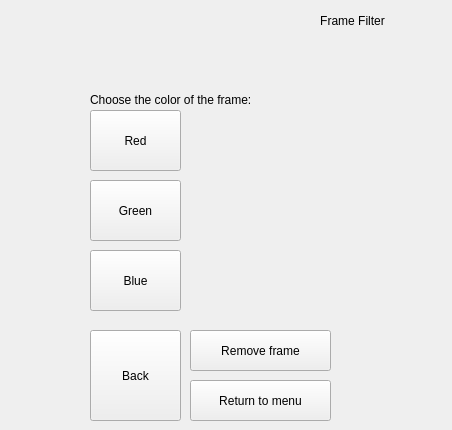
    <widget class="QWidget" name="oil_painting">
     <widget class="QPushButton" name="blue_frame_button">
      <property name="geometry">
       <rect>
        <x>90</x>
        <y>250</y>
        <width>91</width>
        <height>61</height>
       </rect>
      </property>
      <property name="text">
       <string>Blue</string>
      </property>
     </widget>
     <widget class="QPushButton" name="red_frame_button">
      <property name="geometry">
       <rect>
        <x>90</x>
        <y>110</y>
        <width>91</width>
        <height>61</height>
       </rect>
      </property>
      <property name="text">
       <string>Red</string>
      </property>
     </widget>
     <widget class="QPushButton" name="green_frame_button">
      <property name="geometry">
       <rect>
        <x>90</x>
        <y>180</y>
        <width>91</width>
        <height>61</height>
       </rect>
      </property>
      <property name="text">
       <string>Green</string>
      </property>
     </widget>
     <widget class="QPushButton" name="back_to_menu_button">
      <property name="geometry">
       <rect>
        <x>190</x>
        <y>380</y>
        <width>141</width>
        <height>41</height>
       </rect>
      </property>
      <property name="text">
       <string>Return to menu</string>
      </property>
     </widget>
     <widget class="QLabel" name="label_7">
      <property name="geometry">
       <rect>
        <x>262</x>
        <y>10</y>
        <width>181</width>
        <height>21</height>
       </rect>
      </property>
      <property name="text">
       <string>Frame Filter</string>
      </property>
      <property name="alignment">
       <set>Qt::AlignCenter</set>
      </property>
     </widget>
     <widget class="QLabel" name="label_8">
      <property name="geometry">
       <rect>
        <x>90</x>
        <y>90</y>
        <width>301</width>
        <height>20</height>
       </rect>
      </property>
      <property name="text">
       <string>Choose the color of the frame:</string>
      </property>
     </widget>
     <widget class="QPushButton" name="remove_frame_button">
      <property name="geometry">
       <rect>
        <x>190</x>
        <y>330</y>
        <width>141</width>
        <height>41</height>
       </rect>
      </property>
      <property name="text">
       <string>Remove frame</string>
      </property>
     </widget>
     <widget class="QPushButton" name="back_button">
      <property name="geometry">
       <rect>
        <x>90</x>
        <y>330</y>
        <width>91</width>
        <height>91</height>
       </rect>
      </property>
      <property name="text">
       <string>Back</string>
      </property>
     </widget>
    </widget>
